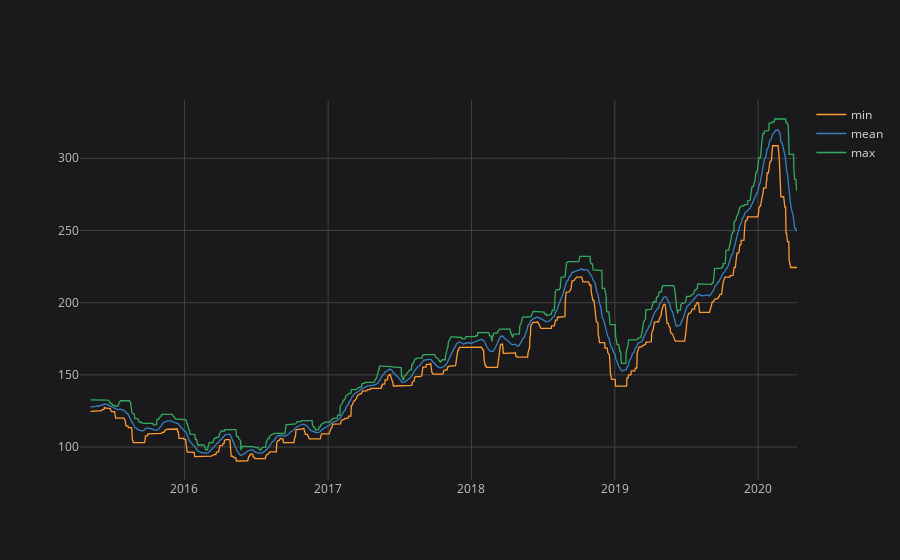

Write notebook code for a chart like this one.
### Code cell
data[['min', 'mean', 'max']].iplot()

### Figure 1 — Plotly figure (JSON) as saved in the notebook; plotly's stock layout.template omitted (floating-point values rounded to 4 significant figures; data arrays with more than 128 entries replaced by an {"elided": "..."} marker saying what was removed)
{"data": [{"line": {"color": "rgba(255, 153, 51, 1.0)", "dash": "solid", "shape": "linear", "width": 1.3}, "mode": "lines", "name": "min", "text": "", "type": "scatter", "x": {"elided": "1260 str values"}, "y": {"elided": "1260 mixed values"}}, {"line": {"color": "rgba(55, 128, 191, 1.0)", "dash": "solid", "shape": "linear", "width": 1.3}, "mode": "lines", "name": "mean", "text": "", "type": "scatter", "x": {"elided": "1260 str values"}, "y": {"elided": "1260 mixed values"}}, {"line": {"color": "rgba(50, 171, 96, 1.0)", "dash": "solid", "shape": "linear", "width": 1.3}, "mode": "lines", "name": "max", "text": "", "type": "scatter", "x": {"elided": "1260 str values"}, "y": {"elided": "1260 mixed values"}}], "layout": {"autosize": true, "legend": {"bgcolor": "#1A1A1C", "font": {"color": "#D9D9D9"}}, "paper_bgcolor": "#1A1A1C", "plot_bgcolor": "#1A1A1C", "title": {"font": {"color": "#D9D9D9"}}, "xaxis": {"autorange": true, "gridcolor": "#434343", "range": ["2015-04-10", "2020-04-09"], "showgrid": true, "tickfont": {"color": "#C2C2C2"}, "title": {"font": {"color": "#D9D9D9"}, "text": ""}, "type": "date", "zerolinecolor": "#666570"}, "yaxis": {"autorange": true, "gridcolor": "#434343", "range": [77.18, 340.4], "showgrid": true, "tickfont": {"color": "#C2C2C2"}, "title": {"font": {"color": "#D9D9D9"}, "text": ""}, "type": "linear", "zerolinecolor": "#666570"}}}
